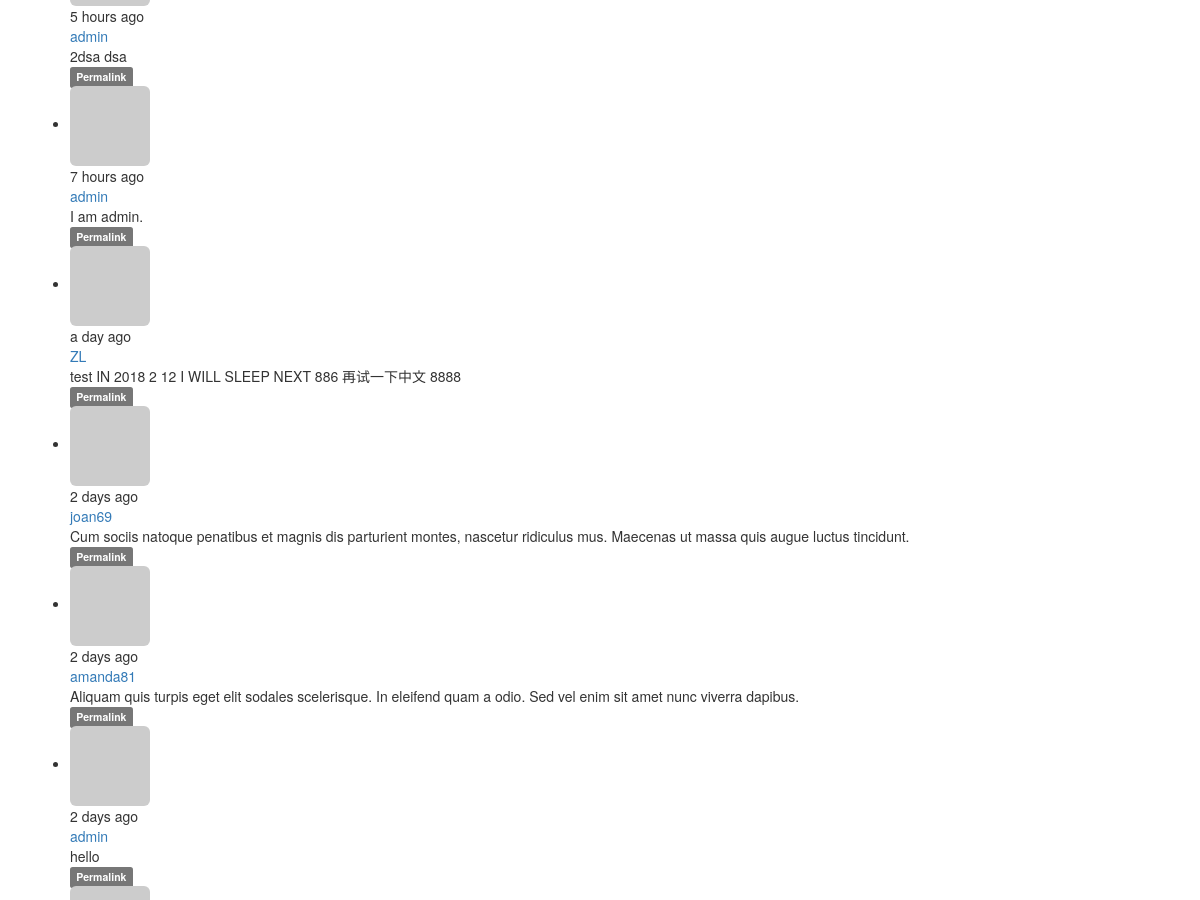
Before: / (middle part) with the older database file.
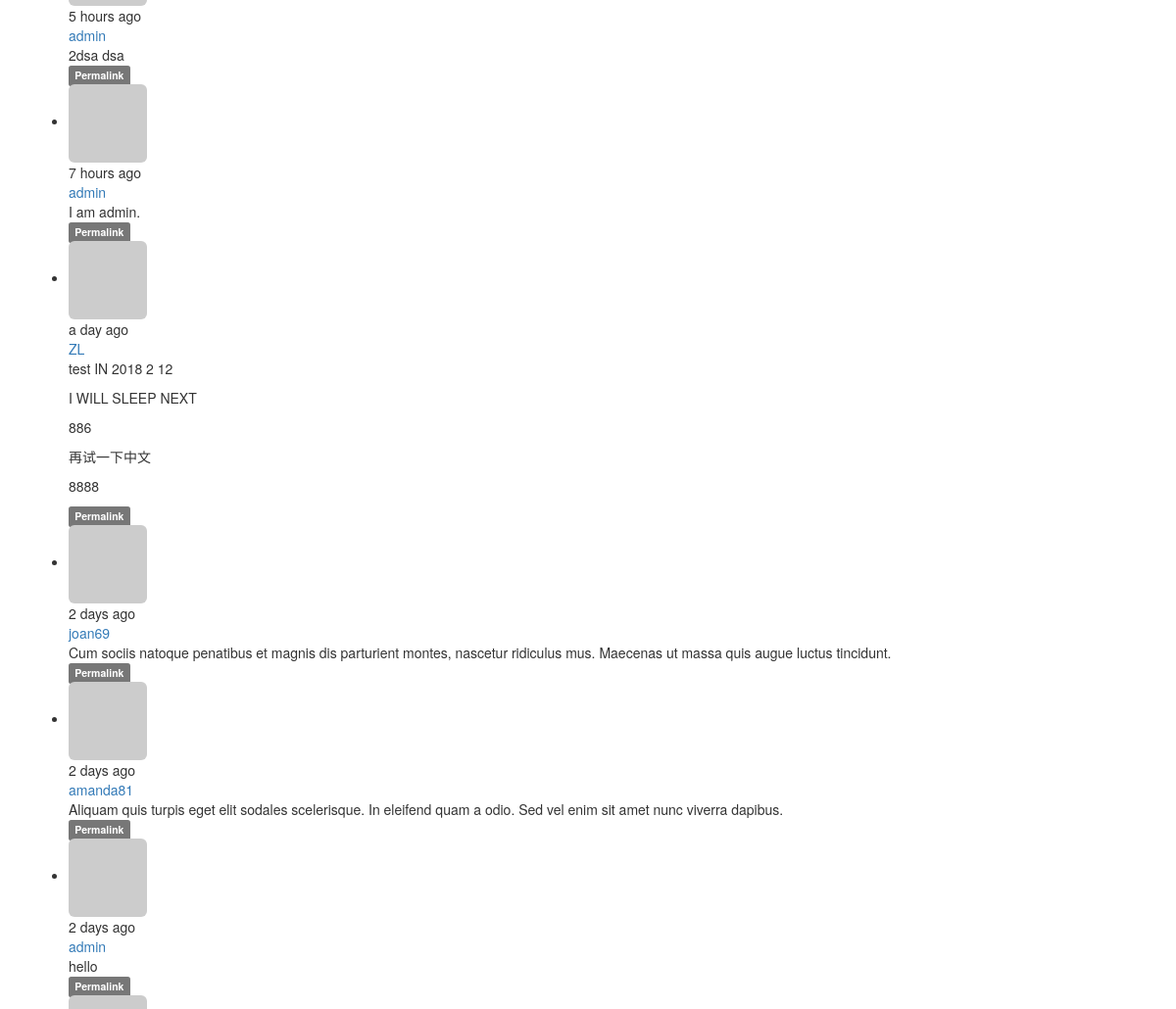
After: the same page with the newer database file.
### app/models.py (models this page shows, shortened)
class Post(db.Model):
    __tablename__ = 'posts'
    id = db.Column(db.Integer, primary_key=True)
    body = db.Column(db.Text)
    timestamp = db.Column(db.DateTime, index=True, default=datetime.utcnow)
    author_id = db.Column(db.Integer, db.ForeignKey('users.id'))
    body_html = db.Column(db.Text)#保存转换后markdown文章的html代码

class User(UserMixin, db.Model):
    __tablename__ = 'users'
    id = db.Column(db.Integer, primary_key=True)
    username = db.Column(db.String(64), unique=True, index=True)
    role_id = db.Column(db.Integer, db.ForeignKey('roles.id'))
    password_hash = db.Column(db.String(128))
    email = db.Column(db.String(64), unique=True, index=True)
    posts = db.relationship('Post', backref = 'author', lazy = 'dynamic')
    avatar_hash = db.Column(db.String(32))
    name = db.Column(db.String(64))#real name
    location = db.Column(db.String(64))
    about_me = db.Column(db.Text())
    member_since = db.Column(db.DateTime(), default=datetime.utcnow)
    last_seen = db.Column(db.DateTime(), default=datetime.utcnow)
    avatar = db.Column(db.String(128), default=None)
    def gravatar_hash(self):
        return hashlib.md5(self.email.lower().encode('utf-8')).hexdigest()
    def gravatar(self, size=100, default='identicon', rating='g'):
        url = 'https://secure.gravatar.com/avatar'
        hash = self.avatar_hash or self.gravatar_hash()
        return '{url}/{hash}?s={size}&d={default}&r={rating}'.format(
            url=url, hash=hash, size=size, default=default, rating=rating)
    @property
    def password(self):
        raise AttributeError('password is not a readable attribute')

### app/main/views.py (the view)
@main.route('/', methods=['GET','POST'])
def index():
    form = PostForm()
    if current_user.can(PERMISSION.WRITE) and form.validate_on_submit():
        post = Post(body=form.body.data, author=current_user._get_current_object())
        db.session.add(post)
        db.session.commit()
        return redirect(url_for('.index'))
    page = request.args.get('page', 1, type=int)
    pagination = Post.query.order_by(Post.timestamp.desc()).paginate(
        page, per_page=current_app.config['FLASKY_POSTS_PER_AGE'],
        error_out=False
    )
    posts = pagination.items
    return render_template('index.html', form=form, posts=posts, pagination=pagination)

### app/auth/views.py (called while the page is built)
@auth.before_app_request
def before_request():
    if current_user.is_authenticated:
        current_user.ping()

### app/main/__init__.py (called while the page is built)
@main.app_context_processor
def inject_permissions():
    return dict(Permission=PERMISSION)

### app/models.py (called while the page is built)
    def can(self, permissions):
        return False

    def is_administrator(self):
        return False

### app/templates/index.html (shortened to what this page needs)
{% extends "base.html" %}
{% import "bootstrap/wtf.html" as wtf %}
{% import "_macros.html" as macros %}
{% block page_content %}
{% include '_posts.html' %}
{% endblock %}

### app/templates/_posts.html (shortened to what this page needs)
<ul class="posts">
    {% for post in posts %}
    <li class="post">
        <div class="post-thumbnail">
            <a href="{{ url_for('.user', username=post.author.username) }}">
                <img class="img-rounded profile-thumbnail" src="{{ post.author.gravatar(size=40) }}">
            </a>
        </div>
        <div class="post-content">
            <div class="post-date">{{ moment(post.timestamp).fromNow() }}</div>
            <div class="post-author"><a href="{{ url_for('.user', username=post.author.username) }}">{{ post.author.username }}</a></div>
            <div class="post-body">
                {% if post.body_html %}
                {{ post.body_html | safe }}
                {% else %}
                {{ post.body }}
                {% endif %}
            </div>
            <div class="post-footer">
                <a href="{{ url_for('.post', id=post.id)}}">
                    <span class="label label-default">Permalink</span>
                </a>
            </div>
        </div>
    </li>
    {% endfor %}
</ul>

Changed rows visible on the page:
changed Post "a day ago": body_html (not shown) → "test IN 2018 2 12 I WILL SLEEP NEXT 886 再试一下中文 8888"; body "test IN 2018 2 12 I WILL SLEEP NEXT 886 再试一下中文 8888" → (not shown)
